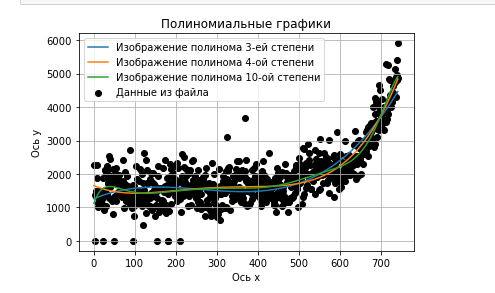

Write Python code to recreate this figure.
import numpy as np
import matplotlib.pyplot as plt
import pandas as pd
    
"""
    Считываем данные с файла, добавляем имена для столбцов
"""
df = pd.read_csv('task8.tsv', sep='\t', header=None)

X, Y = df[0], df[1]

x = list(X)
y = list(Y)

"""
    Приравнивание значений nan = 0
"""
for i in range(len(y)):
    if math.isnan(y[i]):
        y[i] = 0
    else:
        y[i] = y[i]
"""
    Отображение координат точек из данных файла
"""
plt.scatter(x, y, c ='black', label = u'Данные из файла')

#print(df)

#Создаем массив из списков 
#array - функция, создающая объект типа ndarray;
#для использования в np.polyfit - работа + возврат массива
numpy_x = np.array(x)
numpy_y = np.array(y)

x1 = list(range(743))

"""
    Отображении функций в зависимости от степени полиномы от 1 до 5
    poly1d - функция помогает определить полиномиальную функцию (составление многочлена взависимости от степени полиномы)
"""

func1 = np.poly1d(np.polyfit(numpy_x, numpy_y, 3))
plt.plot(x1, func1(x1), label = u'Изображение полинома 3-ей степени')
func2 = np.poly1d(np.polyfit(numpy_x, numpy_y, 4))
plt.plot(x1, func2(x1), label = u'Изображение полинома 4-ой степени')
func3 = np.poly1d(np.polyfit(numpy_x, numpy_y, 10))
plt.plot(x1, func3(x1), label = u'Изображение полинома 10-ой степени')

plt.title('Полиномиальные графики')
plt.grid(True)
plt.legend()
plt.ylabel('Ось y')
plt.xlabel('Ось x')
plt.show()
